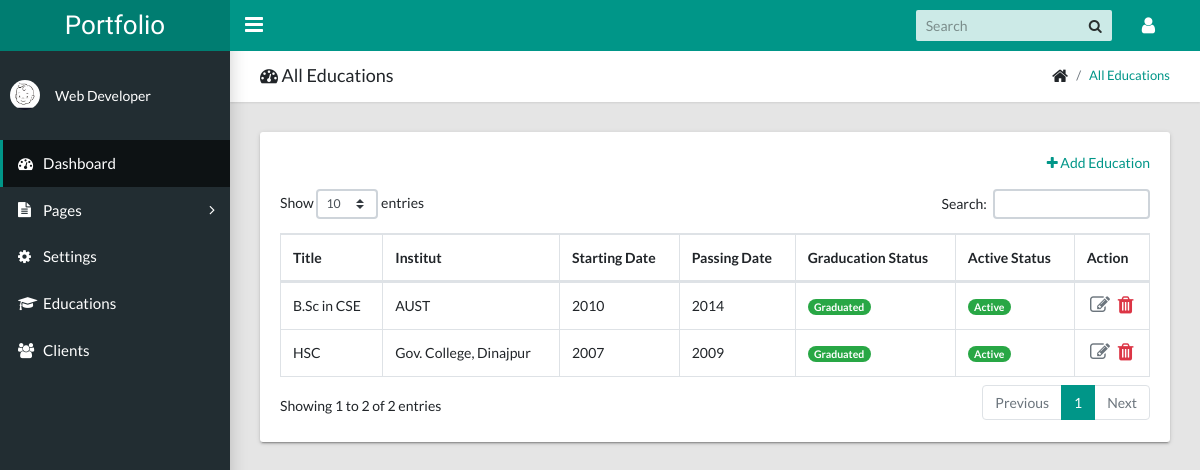
The app's page /systemcontrol/education.php (signed in) with its own data.
### tables this page shows
CREATE TABLE `profiles` (
  `id` int(191) NOT NULL,
  `user_id` int(191) NOT NULL,
  `phone` varchar(191) DEFAULT NULL,
  `about` longtext,
  `address` longtext,
  `avatar` varchar(191) DEFAULT 'default.png'
);

CREATE TABLE `educations` (
  `id` int(191) NOT NULL,
  `user_id` int(191) NOT NULL,
  `title` varchar(191) NOT NULL,
  `institute` varchar(191) NOT NULL,
  `starting_date` date NOT NULL,
  `ending_date` date NOT NULL,
  `description` longtext,
  `graduation_status` enum('0','1') NOT NULL DEFAULT '1',
  `active_status` enum('0','1') NOT NULL
);

### core/Database.php (called while the page is built, shortened)
<?php
Class Database{
	 public $host   = DB_HOST;
	 public $user   = DB_USER;
	 public $pass   = DB_PASS;
	 public $dbname = DB_NAME;
	 public $link;
	private function connectDB(){
	 $this->link = new mysqli($this->host, $this->user, $this->pass,
	  $this->dbname);
	 }
	public function select($query){
	  $result = $this->link->query($query) or
	   die($this->link->error.__LINE__);
	  if($result->num_rows > 0){
		return $result;
	  } else {
		return false;
	  }
	 }
}
?>

### core/SessionUser.php (called while the page is built, shortened)
<?php
class SessionUser{
 public static function getUser($key){
  if (isset($_SESSION[$key])) {
   return $_SESSION[$key];
  } else {
   return false;
  }
 }
}
?>

### core/Helper.php (called while the page is built, shortened)
<?php
class Helper{
    private $db;
    public function __construct()
    {
        $this->db = new Database();
    }
	public function getAvatar($user_id)
	{
		$query = "SELECT * FROM profiles WHERE user_id = '$user_id'";
        $result= $this->db->select($query);
        if($result){
			$userData = $result->fetch_assoc();
			$avatar = $userData['avatar'];
			return $avatar;
		}else{
			$avatar = 'default.png';
			return $avatar;
		}
	}
}

### class/Education.php (called while the page is built, shortened)
<?php
class  Education{
    private $db;
    public function __construct()
    {
        $this->db = new Database();
    }
    public function getAllEducation()
    {
        $user_id = SessionUser::getUser('user_id');
        $query = "SELECT * FROM `educations` WHERE `user_id` = '$user_id' ORDER BY `id` DESC";
        $result = $this->db->select($query);
        return $result;
    }
}

### systemcontrol/education.php (the view, shortened to what this page needs)
<?php include_once("inc/header.php");?>
  <body class="app sidebar-mini">
    <?php include_once('inc/navbar.php'); ?>
    <?php include_once('inc/sidebar.php'); ?>
    <main class="app-content">
      <div class="app-title">
        <div>
          <h1><i class="fa fa-dashboard"></i> All Educations</h1>
        </div>
        <ul class="app-breadcrumb breadcrumb">
          <li class="breadcrumb-item"><i class="fa fa-home fa-lg"></i></li>
          <li class="breadcrumb-item"><a href="#">All Educations</a></li>
        </ul>
      </div>
      <div class="row">
        <div class="col-md-12">
          <div class="tile">
          <div class="tile-body">
              <div class="action-div clearfix mb-3">
                  <a href="education_create.php" class="float-right" style="text-decoration: none;"><i class="fa fa-plus" aria-hidden="true"></i> Add Education</a>
              </div>
              <div class="table-responsive">
                <table class="table table-hover table-bordered" id="educationTable">
                  <thead>
                    <tr>
                      <th>Title</th>
                      <th>Institut</th>
                      <th>Starting Date</th>
                      <th>Passing Date</th>
                      <th>Graducation Status</th>
                      <th>Active Status</th>
                      <th>Action</th>
                    </tr>
                  </thead>
                  <tbody>
                    <?php
                      $getEducation = $educations->getAllEducation();
                      if($getEducation != NULL){
                        while($data = $getEducation->fetch_assoc()){
                    ?>
                          <tr>
                            <td><?php echo $data['title']; ?></td>
                            <td><?php echo $data['institute']; ?></td>
                            <td><?php echo date('Y', strtotime($data['starting_date'])); ?></td>
                            <td><?php echo date('Y', strtotime($data['ending_date'])); ?></td>
                            <td>
                              <?php
                                if($data['graduation_status'] == 1)
                                {
                                  echo "<span class='badge badge-pill badge-success'>Graduated</span>";
                                }else{
                                  echo "<span class='badge badge-pill badge-warning'>Studying</span>";
                                }
                              ?>
                            </td>
                            <td>
                              <?php
                                if($data['active_status'] == 1)
                                {
                                  echo "<span class='badge badge-pill badge-success'>Active</span>";
                                }else{
                                  echo "<span class='badge badge-pill badge-danger'>Inactive</span>";
                                }
                              ?>
                            </td>
                            <td class="text-center">
                                <a href="education_edit.php?id=<?php echo $data['id']; ?>" class="edit-link">
                                    <i class="fa fa-pencil-square-o" aria-hidden="true"></i>
                                </a>
                                <a href="?id=<?php echo $data['id']; ?>" class="delete-link d-inline-block border-0">
                                    <i class="fa fa-trash" aria-hidden="true"></i>
                                </a>
                            </td>
                          </tr>
                    <?php
                        }
                      }
                    ?>
                  </tbody>
                </table>
              </div>
            </div>
          </div>
        </div>
      </div>
    </main>
  </body>
</html>

### systemcontrol/inc/header.php (shortened to what this page needs)
<?php
  include_once('../core/Database.php');
  include_once('../core/SessionUser.php');
  include_once('../core/Helper.php');
  include_once('../class/Education.php');
  $helper = new Helper();
  $educations = new Education();
?>
<!DOCTYPE html>
<html lang="en">
  <head>
    <link rel="stylesheet" type="text/css" href="../../systemcontrol/assets/css/main.css">
    <link rel="stylesheet" type="text/css" href="../../systemcontrol/assets/js/plugins/selectize/dist/css/selectize.css">
    <link rel="stylesheet" type="text/css" href="../../systemcontrol/assets/js/plugins/selectize/dist/css/selectize.bootstrap4.css">
    <link rel="stylesheet" type="text/css" href="../../systemcontrol/assets/js/plugins/datatable/datatables.css">
    <link rel="stylesheet" type="text/css" href="../../systemcontrol/assets/js/plugins/datatable/dataTables.bootstrap4.css">
    <link rel="stylesheet" type="text/css" href="../../systemcontrol/assets/css/style.css">
    <link rel="stylesheet" type="text/css" href="https://maxcdn.bootstrapcdn.com/font-awesome/4.7.0/css/font-awesome.min.css">
  </head>

### systemcontrol/inc/navbar.php (shortened to what this page needs)
<header class="app-header"><a class="app-header__logo" href="index.html">Portfolio</a>
      <a class="app-sidebar__toggle" href="#" data-toggle="sidebar" aria-label="Hide Sidebar"></a>
      <ul class="app-nav">
        <li class="app-search">
          <input class="app-search__input" type="search" placeholder="Search">
          <button class="app-search__button"><i class="fa fa-search"></i></button>
        </li>
        <li class="dropdown"><a class="app-nav__item" href="#" data-toggle="dropdown" aria-label="Open Profile Menu"><i class="fa fa-user fa-lg"></i></a>
        </li>
      </ul>
</header>

### systemcontrol/inc/sidebar.php (shortened to what this page needs)
<aside class="app-sidebar">
    <div class="app-sidebar__user">
        <img style="width:30px;" class="app-sidebar__user-avatar" src="../../systemcontrol/assets/img/avatars/<?php echo $helper->getAvatar(SessionUser::getUser('user_id'));?>" alt="User Image">
        <div>
            <p class="app-sidebar__user-designation">Web Developer</p>
        </div>
    </div>
    <ul class="app-menu">
        <li><a class="app-menu__item active" href="../../systemcontrol/dashboard.php"><i class="app-menu__icon fa fa-dashboard"></i><span class="app-menu__label">Dashboard</span></a></li>
        <li class="treeview"><a class="app-menu__item" href="#" data-toggle="treeview"><i class="app-menu__icon fa fa-file-text"></i><span class="app-menu__label">Pages</span><i class="treeview-indicator fa fa-angle-right"></i></a>
        </li>
        <li><a class="app-menu__item" href="../../systemcontrol/settings.php"><i class="app-menu__icon fa fa-cog"></i><span class="app-menu__label">Settings</span></a></li>
        <li><a class="app-menu__item" href="../../systemcontrol/education.php"><i class="app-menu__icon fa fa-graduation-cap"></i><span class="app-menu__label">Educations</span></a></li>
        <li><a class="app-menu__item" href="../../systemcontrol/client.php"><i class="app-menu__icon fa fa-users"></i><span class="app-menu__label">Clients</span></a></li>
    </ul>
</aside>

### systemcontrol/assets/css/style.css (style rules this page uses)
.app-title { padding: 15px 30px!important; }
.app-title h1 { font-size: 18px!important; }
.edit-link, .delete-link { text-decoration: none!important; }
.edit-link i { color: #6c757d; font-size: 20px; margin-right: 5px; }
.delete-link i { color: #dc3545; font-size: 20px; }

### records on screen
profiles: avatar (picture)
educations: title "B.Sc in CSE", institute "AUST", starting_date "2010", ending_date "2014", graduation_status "Graduated", active_status "Active"
educations: title "HSC", institute "Gov. College, Dinajpur", starting_date "2007", ending_date "2009", graduation_status "Graduated", active_status "Active"
